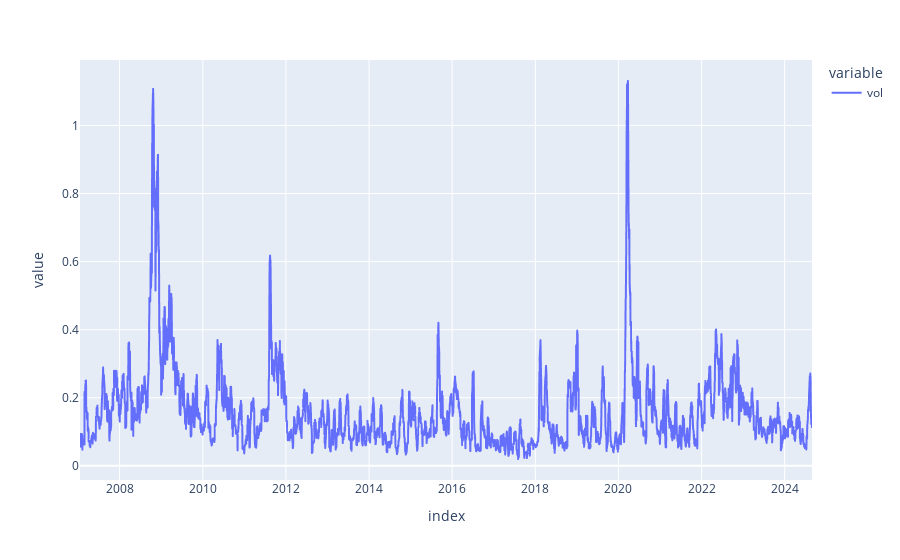

The notebook cell saved with this chart:
### Code cell
px.line(df['vol'])

### Figure 1 — Plotly figure (JSON) as saved in the notebook; plotly's stock layout.template omitted (floating-point values rounded to 4 significant figures; data arrays with more than 128 entries replaced by an {"elided": "..."} marker saying what was removed)
{"data": [{"hovertemplate": "variable=vol<br>index=%{x}<br>value=%{y}<extra></extra>", "legendgroup": "vol", "line": {"color": "#636efa", "dash": "solid"}, "marker": {"symbol": "circle"}, "mode": "lines", "name": "vol", "showlegend": true, "type": "scattergl", "x": {"elided": "4434 str values"}, "xaxis": "x", "y": {"elided": "4434 float values"}, "yaxis": "y"}], "layout": {"legend": {"title": {"text": "variable"}, "tracegroupgap": 0}, "margin": {"t": 60}, "xaxis": {"anchor": "y", "domain": [0, 1], "title": {"text": "index"}}, "yaxis": {"anchor": "x", "domain": [0, 1], "title": {"text": "value"}}}}
